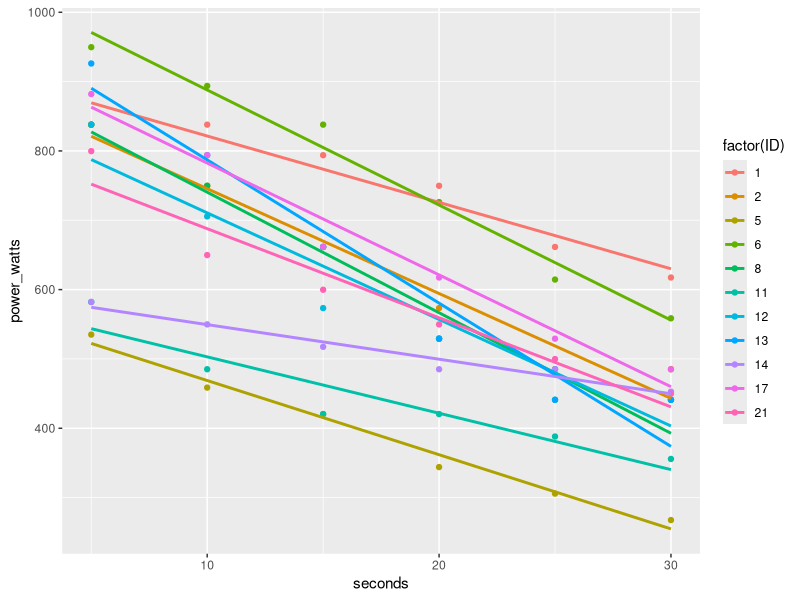
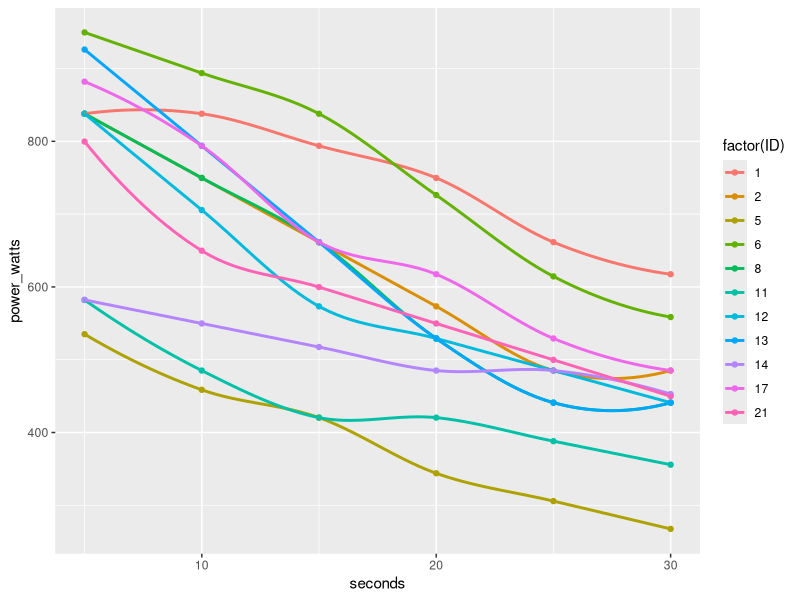
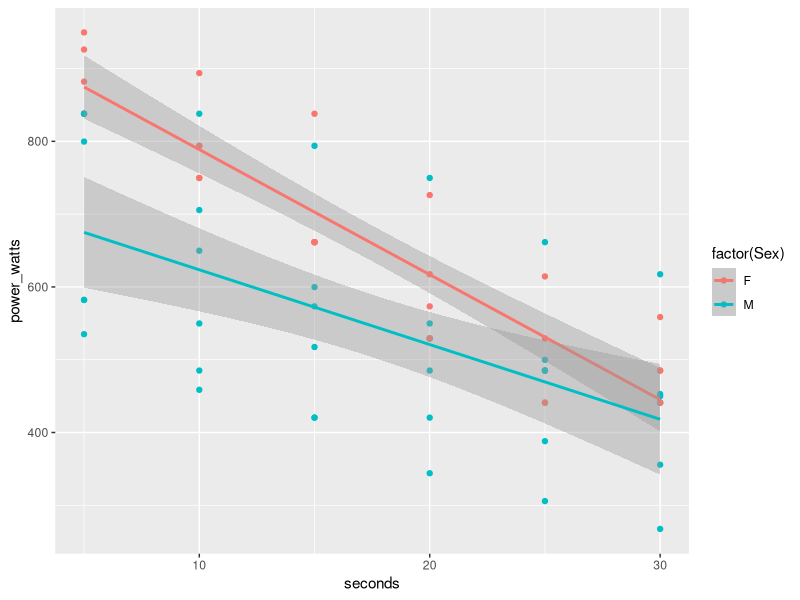
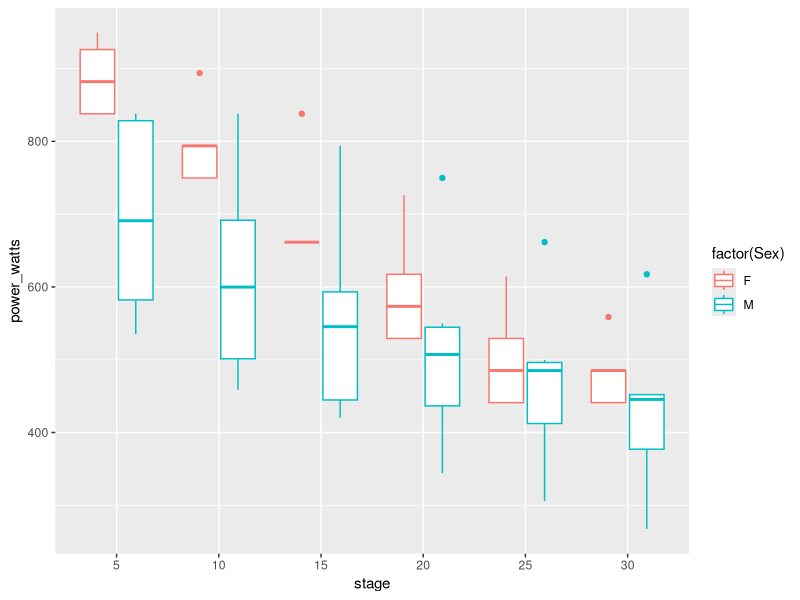

Reproduce these figures in R, in order.
# Phys of Ex lab data
# Wingate Data analysis
# S Collins Fall 2015
# Issues - none to date

# Script to analyze Wingate data
# Set working directory - you will need a folder called "physExLab" (caps matter) and then you
# need to set the working directory to that folder. On a mac the "~/" simply means your home directory
# which makes it easy to use this on a mac if you simply put the folder into the home directory

setwd("~/physExLab")

# Load packages (might have to install if you are new to using R)

library(dplyr)
library(tidyr)
library(ggplot2)

# Load data  
data<-read.csv("allData.csv")
data<- select(data,ID, seconds,resistance_kg,rpm,revolutions,distance_m,force_n,power_watts,peakPower,meanPower,minPower,fatigueIndex,predBodyFat,Weight.kg.,Sex,Height.cm.,Wall.Sits..seconds.,LewisPower.W.,SayerEquation.W.,age.years.)

data$stage<-as.factor(data$seconds)

qplot(seconds,power_watts, data=data, geom=c("point", "smooth"),method="lm", colour=factor(ID),se=FALSE)

qplot(seconds,power_watts, data=data, geom=c("point", "smooth"), colour=factor(ID),se=FALSE)

qplot(seconds,power_watts, data=data, geom=c("point", "smooth"),method="lm", colour=factor(Sex))

qplot(stage,power_watts, data=data, geom=c("boxplot"),colour=factor(Sex))
